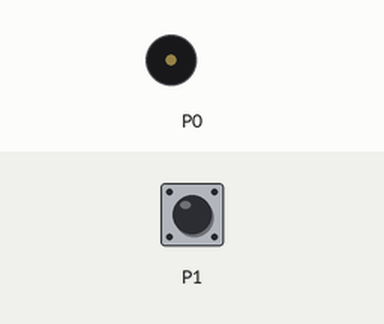
Simulated run of this program. Board: BBC micro:bit (MakeCode). On the bench: buzzer (waves = sounding). Inputs (shaded band) come from the test bench; at power-on: P1 LOW.

Above: at 1.2 s.
1.3 s: P1 pulled HIGH for 1 s
At 1.45 s:
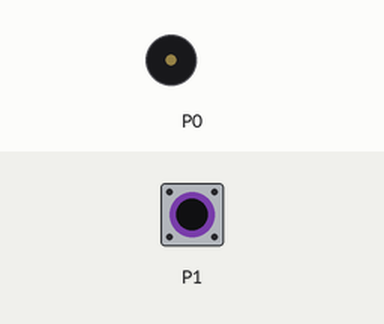
3.8 s: P1 pulled HIGH for 3.2 s
At 3.95 s:
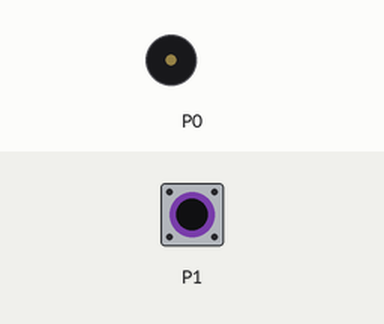
Timing chart, 0 to 6.8 s (numbered marks = the images above; inputs shaded):
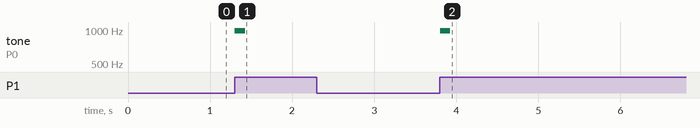

The program:

main.ts
```typescript
led.enable(false)
basic.forever(function () {
    if (pins.digitalReadPin(DigitalPin.P1) == 1) {
        music.startMelody(music.builtInMelody(Melodies.BaDing), MelodyOptions.Once)
    } else {
        music.stopMelody(MelodyStopOptions.All)
    }
})
```

test.ts
```typescript
// testes vão aqui; isto não será compilado quando este pacote for usado como uma extensão.
```

Measured:
- after the input at 1.3 s, tone on P0: silent → 988 Hz at once, → silent 0.13 s later
- after the input at 3.8 s, tone on P0: silent → 988 Hz at once, → silent 0.13 s later
